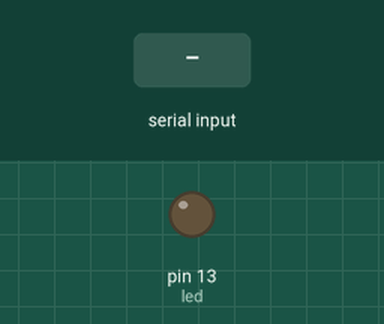
Bench run of a sketch on a simulated Arduino Uno, built with avr-gcc and run on an emulated ATmega328P. On the bench: output pins drawn as LEDs (lit = HIGH). The test bench sets the inputs (shaded band). What the sketch prints to the serial monitor is not drawn.

Above: at 1.2 s.
1.3 s: "90,45\n" received over Serial
At 1.7 s:
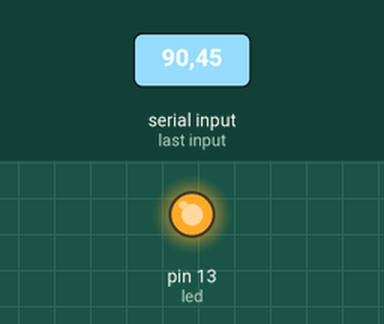
Timing chart, 0 to 4.3 s (numbered marks = the images above; inputs shaded):
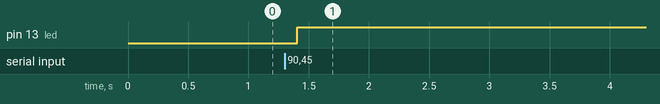

Measured:
- after the input at 1.3 s, pin 13 (led): LOW → HIGH after 0.11 s

The sketch:

Prog_9_ControlLED_Estado.ino
```cpp
int led = 13;

void setup() {
  // put your setup code here, to run once:
  pinMode(led, OUTPUT);
  Serial.begin(9600);
  Serial.setTimeout(100);  //es por defecto 1000
}

int estado = 0;
void loop() {
  // put your main code here, to run repeatedly:
  if (Serial.available() > 0) {
    int estado = Serial.readString().toInt();
    digitalWrite(led, estado);
  }
  Serial.println(estado);
  delay(10);
}
```
